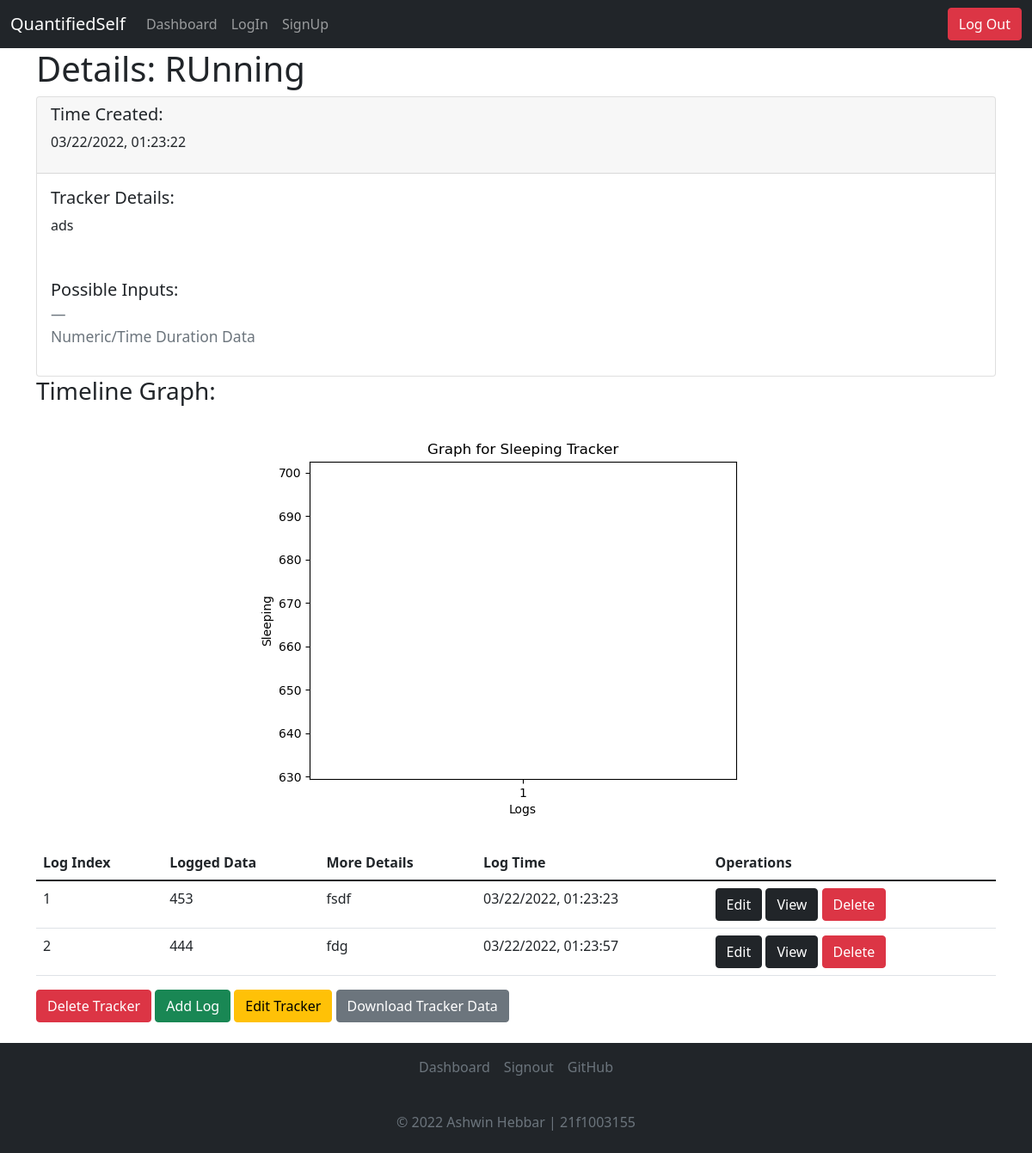
The page /dashboard/32/details (signed in) on the database as committed earlier.
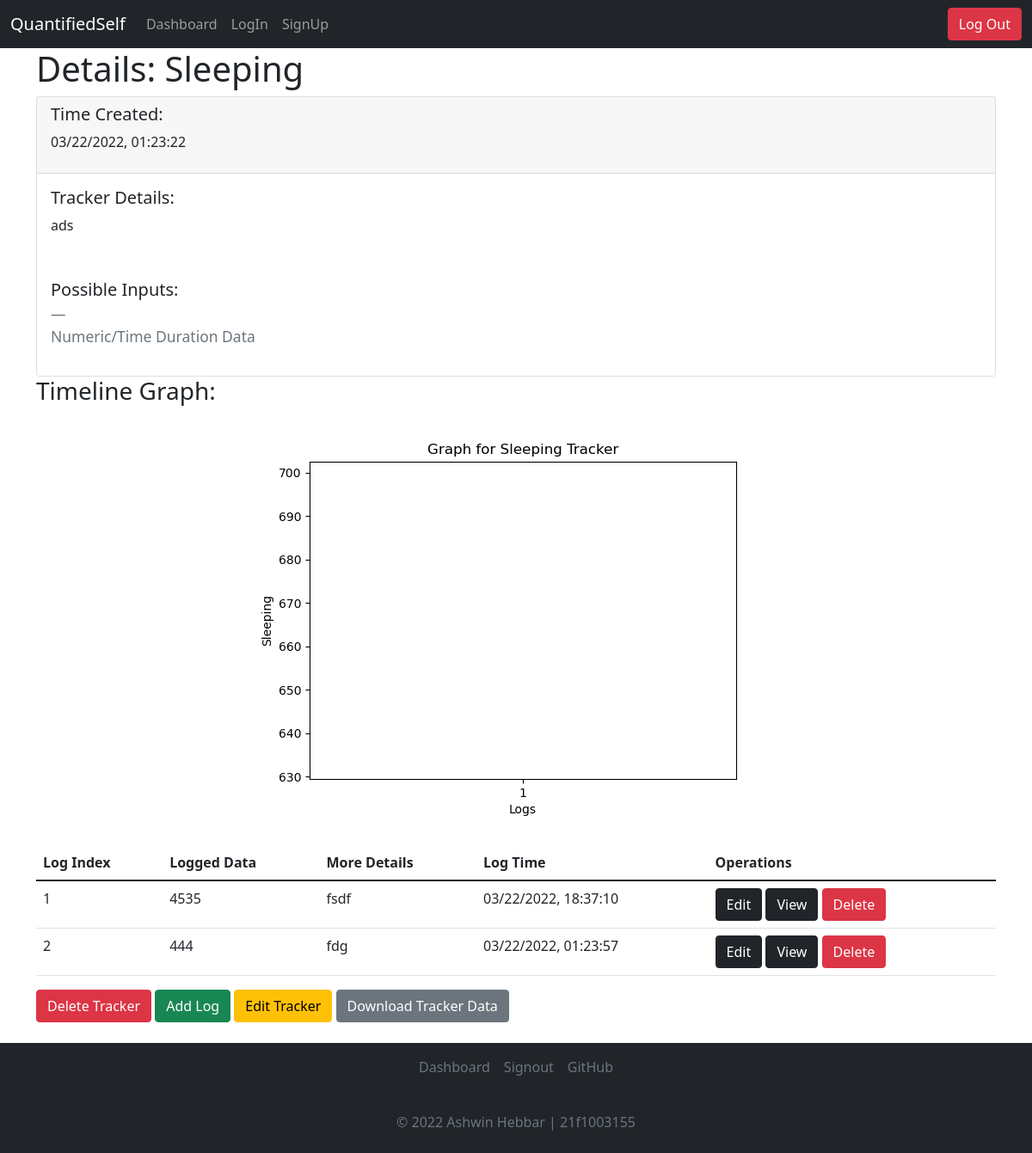
The same page on the database as committed later.
### application/models.py (models this page shows)
class Tracker(db.Model):
    __tablename__ = 'tracker'
    id = db.Column(db.Integer, autoincrement=True, primary_key=True)
    userid = db.Column(db.Integer, db.ForeignKey("user.id"))
    name = db.Column(db.String, nullable=False)
    type = db.Column(db.Integer, nullable = False)
    choices = db.Column(db.String)
    details = db.Column(db.String)
    time = db.Column(db.String, nullable=False)

class Logs(db.Model):
    __tablename__ = 'logs'
    id = db.Column(db.Integer, autoincrement=True, primary_key=True)
    userid = db.Column(db.Integer, db.ForeignKey("user.id"))
    tid = db.Column(db.Integer, db.ForeignKey("tracker.id"))
    value = db.Column(db.String, nullable = False)
    data = db.Column(db.String)
    time = db.Column(db.String, nullable=False)

### controllers/trackerops.py (the view)
@app.route("/dashboard/<tid>/details", methods=["GET"])
@login_required
def tracker_details(tid):
    create_plot(tid)
    tracker = Tracker.query.filter_by(id=tid).first()
    logs = Logs.query.filter_by(tid=tid, userid=current_user.id).all()
    return render_template("tracker_details.html", tracker=tracker, logs=logs)

### controllers/miscmethods.py (called while the page is built, shortened)
@login_required
def create_plot(trackerid):
    tdet = Tracker.query.filter_by(id=trackerid).first()
    if(tdet.type == 1 or tdet.type == 3):
        log = Logs.query.filter_by(tid=trackerid).all()
        x = [int(l.value) for l in log]
        y = [str(i) for i in range(1,len(x)+1)]
        print(x,y)
        plt.ylabel(tdet.name)
        plt.xlabel("Logs")
        plt.title(f"Graph for {tdet.name} Tracker")
        plt.plot(y,x)
        plt.savefig("static/graph.png")
        plt.close()

### main.py (called while the page is built)
@login_manager.user_loader
def load_user(user_id):
  return User.query.get(int(user_id))

### templates/tracker_details.html (shortened to what this page needs)
<!DOCTYPE html>
<html lang="en">
<head>
    <link href="https://cdn.jsdelivr.net/npm/bootstrap@5.1.3/dist/css/bootstrap.min.css" rel="stylesheet"
>
</head>
<body>
    <nav class="navbar navbar-expand-lg navbar-dark bg-dark">
        <div class="container-fluid">
            <a class="navbar-brand" href="#">QuantifiedSelf</a>
            <div class="collapse navbar-collapse">
                <ul class="navbar-nav me-auto mb-2 mb-lg-0">
                    <li class="nav-item">
                        <a class="nav-link" aria-current="page" href="/dashboard">Dashboard</a>
                    </li>
                    <li class="nav-item">
                        <a class="nav-link" href="/login">LogIn</a>
                    </li>
                    <li class="nav-item">
                        <a class="nav-link" href="/signup">SignUp</a>
                    </li>
                </ul>
            </div>
            <button type="button" onclick="document.location='/logout'" class="btn btn-danger">Log Out</button>
        </div>
    </nav>
    <div class="container">
        <h1>Details: {{tracker.name}}</h1>
        <div class="card">
            <div class="card-header">
                <h5>Time Created:</h5>
                <p>{{tracker.time}}</p>
            </div>
            <div class="card-body">
                <h5>Tracker Details:</h5>
                <p>{{tracker.details}}</p>
            </div>
            <div class="card-body">
                <blockquote class="blockquote mb-0">
                    <p>Possible Inputs:</p>
                    <footer class="blockquote-footer">
                        {% if tracker.type == 1 or tracker.type == 3%}
                        <p>Numeric/Time Duration Data</p>
                        {% elif tracker.type == 2 %}
                        <p>{{tracker.choices}}</p>
                        {% elif tracker.type == 4 %}
                        <p>Boolean Data Type</p>
                        {% elif tracker.type == 5 %}
                        <p>Text/Nominal Data Type</p>
                        {% endif %}
                    </footer>
                </blockquote>
            </div>
        </div>
    </div>
    <div class="container">
        <h3>Timeline Graph:</h3>
        <div class="plot container">
            <img class="rounded mx-auto d-block" src="/static/graph.png" alt="Graph">
        </div>
        <br>
        <table class="table table-hover">
            <thead>
                <tr>
                    <th scope="col">Log Index</th>
                    <th scope="col">Logged Data</th>
                    <th scope="col">More Details</th>
                    <th scope="col">Log Time</th>
                    <th scope="col">Operations</th>
                </tr>
            </thead>
            <tbody>
                {% for log in logs %}
                <tr>
                    <td>{{loop.index}}
                    <td>{{log.value}}</td>
                    <td>{{log.data}}</td>
                    <td>{{log.time}}</td>
                    <td>
                        <button type="button"
                            onclick="document.location='/dashboard/{{tracker.id}}/logs/{{log.id}}/edit'"
                            class="btn btn-dark">Edit</button>
                        <button type="button" onclick="document.location='/dashboard/{{tracker.id}}/logs/{{log.id}}'"
                            class="btn btn-dark">View</button>
                        <button type="button"
                            onclick="document.location='/dashboard/{{tracker.id}}/logs/{{log.id}}/delete'"
                            class="btn btn-danger">Delete</button>
                        {% endfor %}
        </table>
        <button type="button" onclick="document.location='/dashboard/{{tracker.id}}/delete'"
            class="btn btn-danger">Delete Tracker</button>
        <button type="button" onclick="document.location='/dashboard/{{tracker.id}}/log'" class="btn btn-success">Add
            Log</button>
        <button type="button" onclick="document.location='/dashboard/{{tracker.id}}/edit'" class="btn btn-warning">Edit
            Tracker</button>
        <button type="button" onclick="document.location='/dashboard/{{tracker.id}}/download'"
            class="btn btn-secondary">Download Tracker Data</button>
    </div>
    <br>
    <div class="navbar navbar-fixed-bottom bg-dark d-flex flex-column">
        <footer class="py- my-0" style="bottom: 0; width: 100%;">
            <ul class="nav d-flex justify-content-center pb-3 mb-3 align-items-center justify-content-center ">
                <li class="nav-item"></li><a href="/dashboard" class="nav-link px-2 text-muted">Dashboard</a></li>
                <li class="nav-item"><a href="/signout" class="nav-link px-2 text-muted">Signout</a></li>
                <li class="nav-item"><a href="https://github.com/AshwinHebbar314/QuantifiedSelf"
                        class="nav-link px-2 text-muted">GitHub</a></li>
            </ul>
            <p class="text-center text-muted">&copy; 2022 Ashwin Hebbar | 21f1003155</p>
        </footer>
    </div>
</body>
</html>

Rows that differ between the two databases and show on the page:
changed Tracker "ads": name "RUnning" → "Sleeping"
changed Logs "fsdf": value "453" → "4535"; time "03/22/2022, 01:23:23" → "03/22/2022, 18:37:10"
